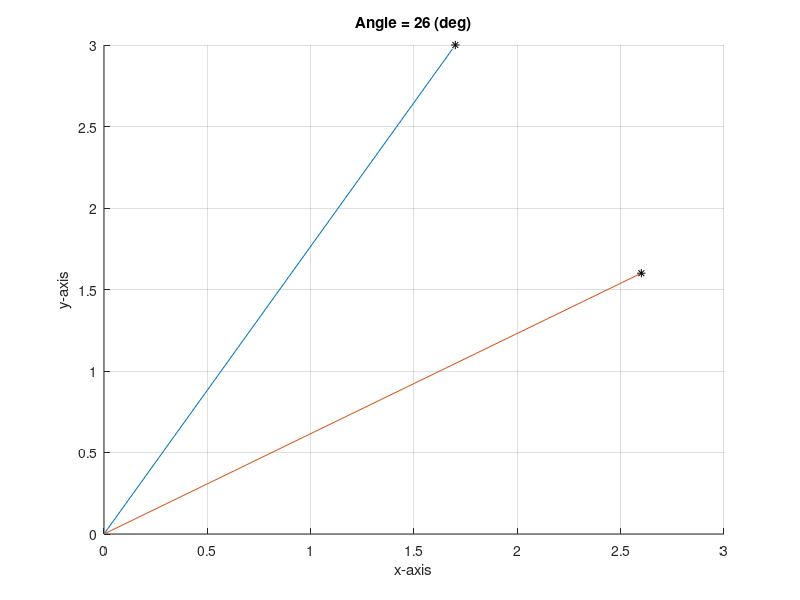

The MATLAB source for this figure:
% Example 2.5
% Find the angle between two short signals represented as vectors. Give the angle in deg. The signals are:

% x  = [1.7, 3, 2.2] and y = [2.6, 1.6, 3.2]

% Since these signals are short, plot the two vector representations in three dimensions.

%  Solution
% Construct the two vectors and find the scalar product using Equation 2.29. When multiplying 
% the two vectors, be sure to use MATLAB’s .* operator to implement a point-by-point multiplica
% tion. 
clear all; 
close all; 
clc;

% Example 2.5 Find the angle between two vectors
x = [1.7, 3, 2.2];                  % vetor x
y = [2.6, 1.6, 3.2];                % vetor y   

sp = sum(x.*y);                     % calcula o produto escalar entre os vetores x e y
mag_x = sqrt(sum(x.^2));            % calcula a magnitude do vetor x       
mag_y = sqrt(sum(y.^2));            % calcula a magnitude do vetor y
cos_theta = sp/(mag_x*mag_y);       % calcula o cosseno do ângulo entre os vetores x e y (cosseno de theta) 
angle = acos(cos_theta);            % calcula o ângulo em radianos
angle = angle*360/(2*pi);           % converte o ângulo para graus

hold on;
plot3(x(1),x(2),x(3),'k*');                        % Plota o ponto representando o vetor x             
plot3([0 x(1)],[0 x(2)],[0 x(3)]);                 % Plota a linha representando o vetor x            
plot3(y(1),y(2),y(3),'k*');                        % Plota o ponto representando o vetor y             
plot3([0 y(1)],[0 y(2)],[0 y(3)]);                 % Plota a linha representando o vetor y             
title(['Angle = ', num2str(angle,2),' (deg)']);     % o título do gráfico mostra o ângulo entre os vetores x e y
xlabel('x-axis'); 
ylabel('y-axis'); 
zlabel('z-axis');               
grid on;

% The plot representing the two vectors. 
% The angle between the two vectors is calculated to be 26°. If these were signals, 
% the fairly small angle would indicate some correlation between them.
